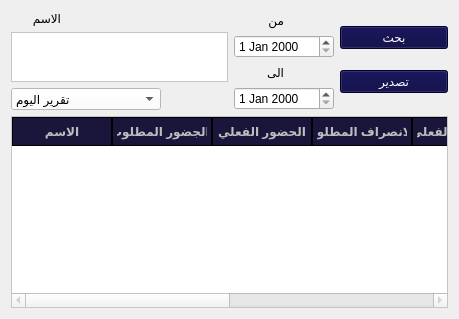
                     <widget class="QWidget" name="tab_7">
                      <attribute name="title">
                       <string>عرض بالاسم </string>
                      </attribute>
                      <layout class="QVBoxLayout" name="verticalLayout_11">
                       <item>
                        <layout class="QVBoxLayout" name="verticalLayout_10" stretch="30,70">
                         <item>
                          <layout class="QHBoxLayout" name="horizontalLayout_6" stretch="50,25,25">
                           <item>
                            <layout class="QVBoxLayout" name="verticalLayout_7" stretch="0,0,20">
                             <item>
                              <widget class="QLabel" name="label">
                               <property name="maximumSize">
                                <size>
                                 <width>50</width>
                                 <height>30</height>
                                </size>
                               </property>
                               <property name="text">
                                <string>الاسم</string>
                               </property>
                              </widget>
                             </item>
                             <item>
                              <widget class="QPlainTextEdit" name="plainTextEdit">
                               <property name="maximumSize">
                                <size>
                                 <width>250</width>
                                 <height>50</height>
                                </size>
                               </property>
                               <property name="styleSheet">
                                <string notr="true">background-color:rgb(255, 255, 255);
color:rgb(0, 0, 0);
font: 10pt &quot;PT Bold Heading&quot;;</string>
                               </property>
                              </widget>
                             </item>
                             <item>
                              <widget class="QComboBox" name="comboBox">
                               <property name="maximumSize">
                                <size>
                                 <width>150</width>
                                 <height>30</height>
                                </size>
                               </property>
                               <property name="styleSheet">
                                <string notr="true">background-color:rgb(255, 255, 255);
color:rgb(0, 0, 0);
font: 10pt &quot;PT Bold Heading&quot;;</string>
                               </property>
                               <item>
                                <property name="text">
                                 <string>تقرير اليوم</string>
                                </property>
                               </item>
                               <item>
                                <property name="text">
                                 <string>تقرير امس</string>
                                </property>
                               </item>
                               <item>
                                <property name="text">
                                 <string>تقرير هذا الاسبوع</string>
                                </property>
                               </item>
                               <item>
                                <property name="text">
                                 <string>تقرير الاسبوع الماضي</string>
                                </property>
                               </item>
                               <item>
                                <property name="text">
                                 <string>تقرير هذا الشهر</string>
                                </property>
                               </item>
                               <item>
                                <property name="text">
                                 <string>تقرير الشهر الماضي</string>
                                </property>
                               </item>
                              </widget>
                             </item>
                            </layout>
                           </item>
                           <item>
                            <layout class="QVBoxLayout" name="verticalLayout_9">
                             <item>
                              <widget class="QLabel" name="label_2">
                               <property name="maximumSize">
                                <size>
                                 <width>50</width>
                                 <height>20</height>
                                </size>
                               </property>
                               <property name="text">
                                <string>من</string>
                               </property>
                              </widget>
                             </item>
                             <item>
                              <widget class="QDateEdit" name="dateEdit_2">
                               <property name="maximumSize">
                                <size>
                                 <width>100</width>
                                 <height>30</height>
                                </size>
                               </property>
                              </widget>
                             </item>
                             <item>
                              <widget class="QLabel" name="label_3">
                               <property name="maximumSize">
                                <size>
                                 <width>50</width>
                                 <height>20</height>
                                </size>
                               </property>
                               <property name="text">
                                <string>الى</string>
                               </property>
                              </widget>
                             </item>
                             <item>
                              <widget class="QDateEdit" name="dateEdit">
                               <property name="maximumSize">
                                <size>
                                 <width>100</width>
                                 <height>30</height>
                                </size>
                               </property>
                              </widget>
                             </item>
                            </layout>
                           </item>
                           <item>
                            <layout class="QVBoxLayout" name="verticalLayout_6">
                             <item>
                              <widget class="QPushButton" name="pushButton_335">
                               <property name="maximumSize">
                                <size>
                                 <width>130</width>
                                 <height>16777215</height>
                                </size>
                               </property>
                               <property name="layoutDirection">
                                <enum>Qt::LeftToRight</enum>
                               </property>
                               <property name="styleSheet">
                                <string notr="true">background-color:rgb(4, 0, 62);
color:rgb(255, 255, 255);
font: 15pt &quot;PT Bold Heading&quot;;</string>
                               </property>
                               <property name="text">
                                <string>بحث</string>
                               </property>
                               <property name="icon">
                                <iconset>
                                 <normaloff>../icons/add-to-28.svg</normaloff>../icons/add-to-28.svg</iconset>
                               </property>
                               <property name="iconSize">
                                <size>
                                 <width>30</width>
                                 <height>30</height>
                                </size>
                               </property>
                              </widget>
                             </item>
                             <item>
                              <widget class="QPushButton" name="pushButton_334">
                               <property name="maximumSize">
                                <size>
                                 <width>130</width>
                                 <height>16777215</height>
                                </size>
                               </property>
                               <property name="layoutDirection">
                                <enum>Qt::LeftToRight</enum>
                               </property>
                               <property name="styleSheet">
                                <string notr="true">background-color:rgb(4, 0, 62);
color:rgb(255, 255, 255);
font: 15pt &quot;PT Bold Heading&quot;;</string>
                               </property>
                               <property name="text">
                                <string>تصدير</string>
                               </property>
                               <property name="icon">
                                <iconset>
                                 <normaloff>../icons/add-to-28.svg</normaloff>../icons/add-to-28.svg</iconset>
                               </property>
                               <property name="iconSize">
                                <size>
                                 <width>30</width>
                                 <height>30</height>
                                </size>
                               </property>
                              </widget>
                             </item>
                            </layout>
                           </item>
                          </layout>
                         </item>
                         <item>
                          <layout class="QVBoxLayout" name="verticalLayout_8">
                           <item>
                            <widget class="QTableWidget" name="tableWidget_48">
                             <property name="enabled">
                              <bool>false</bool>
                             </property>
                             <property name="styleSheet">
                              <string notr="true">QTableWidget {
    background-color: #FFFFFF;
    alternate-background-color:rgb(0, 0, 0);
    font: 9pt &quot;PT Bold Heading&quot;;
    font-weight: bold;
 color:rgb(0, 0, 0)
}

QHeaderView::section {
    background-color:rgb(25, 21, 59);
    border: 1px solid rgb(0, 0, 0);
    font-weight: bold;
    padding: 4px;
    text-align: center;
	font: 10pt &quot;PT Bold Heading&quot;;
}

QTableWidget::item:selected {
    background-color:rgb(25, 21, 65);
    color:rgb(255, 255, 255);
}</string>
                             </property>
                             <column>
                              <property name="text">
                               <string>الاسم</string>
                              </property>
                             </column>
                             <column>
                              <property name="text">
                               <string>االجضور المطلوب</string>
                              </property>
                             </column>
                             <column>
                              <property name="text">
                               <string>الحضور الفعلي</string>
                              </property>
                             </column>
                             <column>
                              <property name="text">
                               <string>الانصراف المطلوب </string>
                              </property>
                             </column>
                             <column>
                              <property name="text">
                               <string>الانصراف الفعلي </string>
                              </property>
                             </column>
                             <column>
                              <property name="text">
                               <string>تاخير</string>
                              </property>
                             </column>
                             <column>
                              <property name="text">
                               <string>الغياب</string>
                              </property>
                             </column>
                             <column>
                              <property name="text">
                               <string>التاريخ</string>
                              </property>
                             </column>
                            </widget>
                           </item>
                          </layout>
                         </item>
                        </layout>
                       </item>
                      </layout>
                     </widget>
